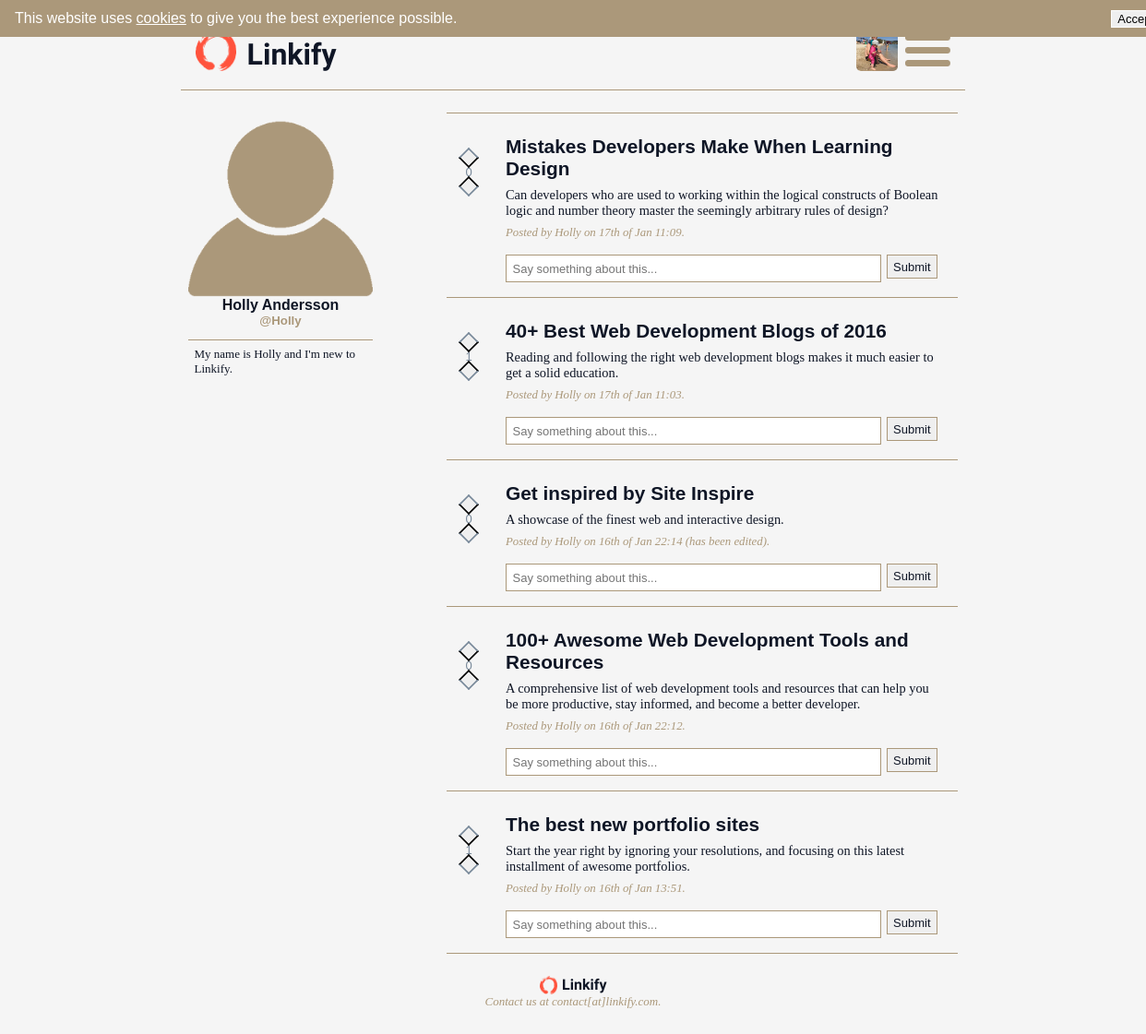
/profile/Holly (signed in), run on the app's committed database.
### tables this page shows
CREATE TABLE `users` (
  `id` int(11) UNSIGNED NOT NULL,
  `name` varchar(255) NOT NULL,
  `username` varchar(255) NOT NULL,
  `email` varchar(255) NOT NULL,
  `password` varchar(255) NOT NULL,
  `about` varchar(500) DEFAULT NULL,
  `avatar` varchar(255) DEFAULT NULL
);

CREATE TABLE `posts` (
  `id` int(11) UNSIGNED NOT NULL,
  `user_id` int(11) UNSIGNED NOT NULL,
  `subject` varchar(255) NOT NULL,
  `url` varchar(255) NOT NULL,
  `description` varchar(255) NOT NULL,
  `published` datetime NOT NULL,
  `edited` tinyint(1) DEFAULT NULL,
  `edit_date` datetime NOT NULL
);

### app/functions.php (called while the page is built, shortened)
<?php
function checkLogin($db) {
  return true;
}
function getUserInfo($db) {
	$id = $_SESSION["login"]["id"];
	$getUserInfoQuery = "SELECT * FROM users WHERE id = '{$id}' LIMIT 1";
	$getUserInfoStatement = queryToDb($db, $getUserInfoQuery);
	$userInfo = $getUserInfoStatement->fetch(PDO::FETCH_ASSOC);
	return $userInfo;
}
function getPosts($db, $order, $offset, $limit, $userId = "IS NOT NULL") {
	$getPostsQuery = "SELECT posts.id, posts.description, posts.subject, posts.url, posts.published AS published, posts.user_id,
	posts.edited, users.name, users.username, SUM(votes.vote) AS votes  FROM posts INNER JOIN users ON posts.user_id = users.id
	LEFT JOIN votes ON posts.id = votes.post_id WHERE users.id {$userId} GROUP BY posts.id ORDER BY {$order} DESC LIMIT {$offset}, {$limit}";
	$getPostsStatement = queryToDb($db, $getPostsQuery);
	$posts = $getPostsStatement->fetchAll(PDO::FETCH_ASSOC);
	return $posts;
}
function countVotes($db, $postId) {
	$countVotesQuery = "SELECT SUM(vote) AS sum_votes FROM votes WHERE post_id = '{$postId}'";
	$countVotesStatement = queryToDb($db, $countVotesQuery);
	$votes = $countVotesStatement->fetch(PDO::FETCH_ASSOC);
	return $votes;
}
function getProfileInfo($db, $profileUsername) {
	$getProfileInfoQuery = "SELECT * FROM users WHERE username = '{$profileUsername}' LIMIT 1";
	$getProfileInfoStatement = queryToDb($db, $getProfileInfoQuery);
	$profileInfo = $getProfileInfoStatement->fetch(PDO::FETCH_ASSOC);
	return $profileInfo;
}

### app/database.php (called while the page is built, shortened)
<?php
function queryToDb($db, $query) {
	try {
		return $queryStatement = $db->query($query);
	} catch (PDOException $exception) {
		var_dump($exeption->getMessage());
		die();
	}
}

### views/partials/post.block.php (the view, shortened to what this page needs)
<div class="postAndVoteWrap post<?=$post["id"]?>">
	<div class="voteWrap">
		<?php $votes = countVotes($db, $post["id"]) ?>
		<form action ="app/posts/votes.php" method="post">
			<input type="submit" class="up<?=(!checkLogin($db)) ? " notLoggedIn" : ""; ?>" name="up" value="">
			<span class="votes<?=(!checkLogin($db)) ? " notLoggedInVotes" : ""; ?>"><?= (!$votes["sum_votes"] == NULL) ? $votes["sum_votes"] : 0 ?></span>
			<input type="submit" class="down<?=(!checkLogin($db)) ? " notLoggedIn" : ""; ?>" name="down" value="">
		</form>
	</div>
	<div class="postWrap">
		<div class="postHeadingWrap">
			<h4><a href="<?=$post["url"]?>" target="_blank"><?=$post["subject"]?></a></h4>
		</div>
		<div class="postDiv">
			<div class="postContent">
				<p><?=$post["description"]?></p>
				<div class="postUser">
					<p>Posted by
					<?php
					if (checkLogin($db)) { ?>
						<a href="/profile/<?=$post["username"]?>">
					<?php }
					echo ucfirst($post["username"]);
					if (checkLogin($db)) { ?>
						</a>
						<?php } ?>
						on <?=date('jS \of M H:i', strtotime($post["published"]));
						if ($post["edited"]) { ?> (has been edited)<?php } ?>.
					</p>
				</div>
			</div>
		</div>
		<?php if (checkLogin($db)) { ?>
		<form action="app/posts/comments.php" method="post" class="commentForm">
			<div class="inputComment">
				<input type="text" name="comment" placeholder="Say something about this...">
				<input type="submit" name="commentPost" value="Submit" class="commentPost">
			</div>
		</form>
		<?php }
		$comments = getComments($db, $post["id"]); ?>
	</div>
</div>

### views/partials/header.php (shortened to what this page needs)
<?php
if (checkLogin($db)) {
	$user = getUserInfo($db);
}
?>
<!DOCTYPE html>
<html lang="en">
<head>
	<link rel="stylesheet" href="https://cdnjs.cloudflare.com/ajax/libs/10up-sanitize.css/4.1.0/sanitize.min.css">
	<link rel="stylesheet" href="/assets/styles/main.css">
</head>
<body>
	<div class="page">
		<div class="acceptCookies">
			<p>This website uses <a class="cookieLink" href="https://cookielaw.org/the-cookie-law" title="Read more about the cookie law">cookies</a>
				to give you the best experience possible.</p>
			<button class="cookieButton">Accept</button>
		</div>
		<header>
			<div class="leftHeader">
				<a href="/">
					<img src="/assets/images/logo.png" alt="Linkify logo"/>
				</a>
				<a href="/">
					<h1>Linkify</h1>
				</a>
			</div>
			<?php if (!checkLogin($db)) { ?>
			<nav class="authNav">
				<div class="sortPosts">
					<form action="/" method="post">
						<input type="submit" name="byDate" value="New" class="<?=$sortMethod === 'published' ? 'sortMethod':''; ?>" >
						<input type="submit" name="byPop" value="Popular" class="<?=$sortMethod === 'votes' ? 'sortMethod':''; ?>">
					</form>
				</div>
				<div class="menuLink">
					<img src="/assets/images/menuicon.png"/ alt="menu">
				</div>
			</nav>
			<?php } else { ?>
			<nav class="menuNav">
				<div class="profileLink">
					<a href="/profile/<?=$_SESSION["login"]["username"]?>">
						<?php if ($user["avatar"] !== NULL) {  ?>
						<img src="/assets/images/users/<?=$user["id"]?>/<?=$user["avatar"]?>" alt="profile" />
						<?php } else { ?>
						<img src="/assets/images/profileicon.png" alt="profile" />
						<?php } ?>
					</a>
				</div>
				<div class="menuLink">
					<img src="/assets/images/menuicon.png" alt="menu"/>
				</div>
			</nav>
			<?php }; ?>
		</header>

### profile.page.php (shortened to what this page needs)
<?php
require __DIR__."/autoload.php";
$profile = getProfileInfo($db, $_GET["user"]);
$profileId = "= " . $profile["id"];
$postsToShowProfile = 10;
$posts = getPosts($db, "published", 0, $postsToShowProfile+1, $profileId);
require __DIR__."/views/partials/header.php";
?>
<div class="content">
	<div class="profileWrap">
		<div class="displayUserProfile displayUserProfilePage">
			<figure>
			<?php if ($profile["avatar"] !== NULL) {  ?>
				<img src="/assets/images/users/<?=$profile["id"]?>/<?=$profile["avatar"]?>" alt="users profile avatar"/>
			<?php } else { ?>
				<img src="/assets/images/profileicon.png" alt="users profile avatar" />
			<?php } ?>
			</figure>
			<h4><?=$profile["name"]?></h4>
			<h5>@<?=$profile["username"]?></h5>
			<p><?=$profile["about"]?></p>
		</div>
		<div class="postsOnProfile">
			<div class="displayPosts">
			<?php if ($posts) {
				foreach ($posts as $post) { ?>
				<div class="post">
					<?php require __DIR__."/views/partials/post.block.php"; ?>
				</div>
				<?php }} ?>
			</div>
		</div>
	</div>
</div>
</div>
<?php
require __DIR__."/views/partials/footer.php";
?>

### data on the page
users: avatar (picture)
users: name "Holly Andersson", username "Holly", about "My name is Holly and I'm new to Linkify."
posts: shows "0", subject "Mistakes Developers Make When Learning Design", description "Can developers who are used to working within the logical constructs of Boolean logic and number theory master the seemingly arbitrary rules of design?", user.username "Holly", published "17th of Jan 11:09"
posts: sum_votes "1", subject "40+ Best Web Development Blogs of 2016", description "Reading and following the right web development blogs makes it much easier to get a solid education.", user.username "Holly", published "17th of Jan 11:03"
posts: shows "0", subject "Get inspired by Site Inspire", description "A showcase of the finest web and interactive design.", user.username "Holly", published "16th of Jan 22:14", edited "(has been edited)"
posts: shows "0", subject "100+ Awesome Web Development Tools and Resources", description "A comprehensive list of web development tools and resources that can help you be more productive, stay informed, and become a better developer.", user.username "Holly", published "16th of Jan 22:12"
posts: sum_votes "1", subject "The best new portfolio sites", description "Start the year right by ignoring your resolutions, and focusing on this latest installment of awesome portfolios.", user.username "Holly", published "16th of Jan 13:51"
